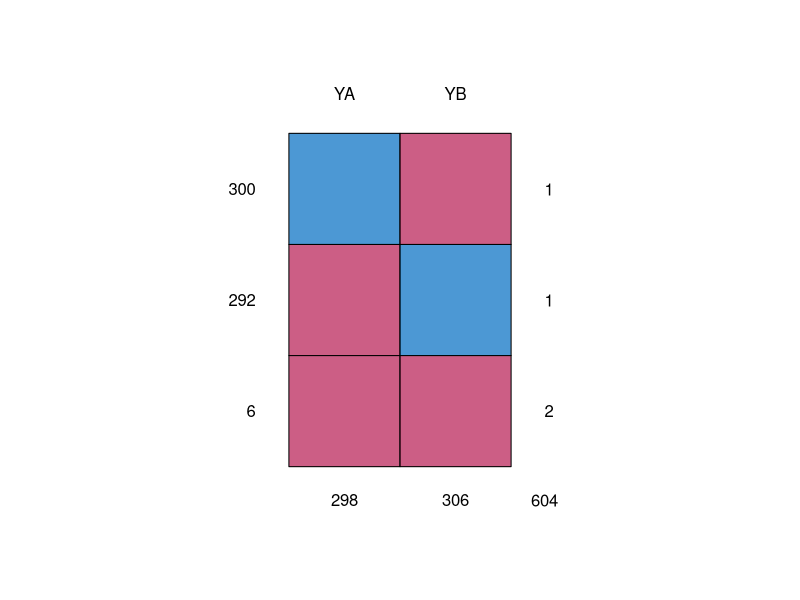
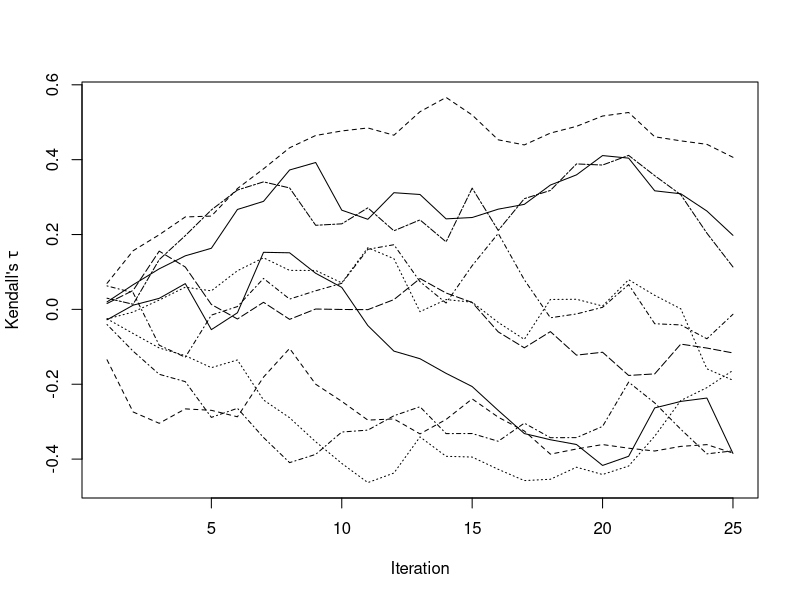
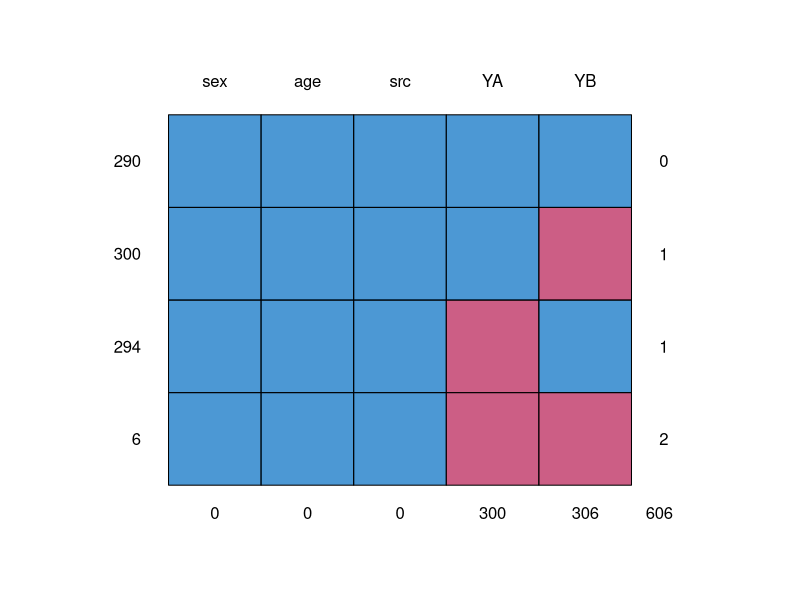
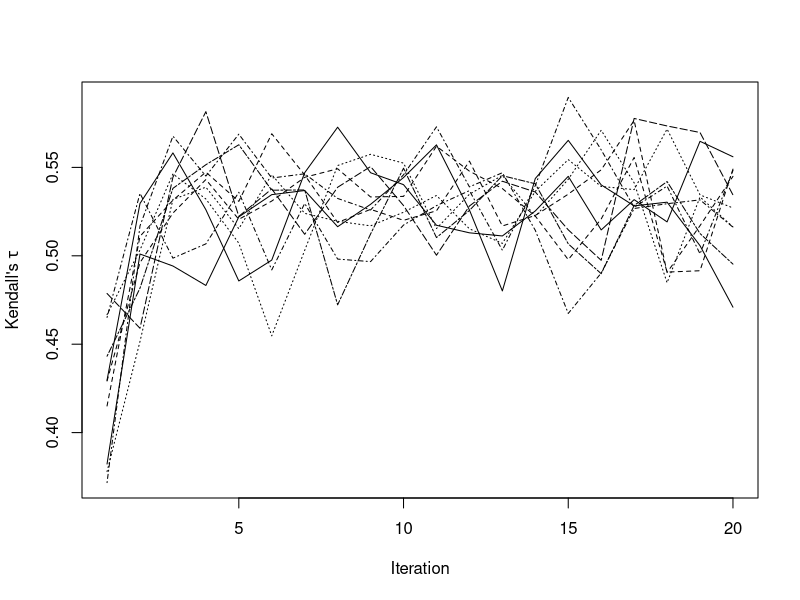

Here is the R script that generated these plots, in order:
## ---- chunk 1
library(mice)
## ---- chunk 2
fA <- c(242, 43, 15, 0, 6)         # frequencies of population A
fB <- c(145, 110, 29, 8)           # frequencies of population B
YA <- rep(ordered(c(0:3, NA)), fA) # outcome item A population A
YB <- rep(ordered(c(0:3)), fB)     # outcome item B population B
## ---- chunk 3
Y <- rbind(data.frame(YA, YB = ordered(NA)), 
           data.frame(YB, YA = ordered(NA)))
dim(Y)
head(Y)
tail(Y)
md.pattern(Y)
## ---- chunk 4
micemill <- function(n){
  for (i in 1:n){
    imp <<- mice.mids(imp)
    cors <- with(imp, cor(as.numeric(YA),
                          as.numeric(YB), method = 'kendall'))
    tau <<- rbind(tau, ra(cors, s =T))
  }
}
ra <- function(x, simplify = FALSE) {
  if (!is.mira(x)) return(NULL)
  ra <- x$analyses
  if (simplify) ra <- unlist(ra)
  return(ra)
}
## ---- chunk 5
tau <- NULL
imp <- mice(Y, max = 0, m = 10, print = FALSE,  seed = 32662)
micemill(25)

# define a function to plot tracelines of Kendall's tau
plotit <- function() matplot(x = 1:nrow(tau),
                             y = tau, ylab = expression(paste("Kendall's ", tau)),
                             xlab = "Iteration", type = "l", lwd = 1,
                             lty = 1:10, col = "black")

## ---- chunk 6
plotit()
## ---- chunk 7
freq.YA.YB <- as.data.frame(rbind(c(0, 0, 128), c(1, 0, 13), c(2, 0, 3), c(3, 0, 0), c("NA", 0, 1),
                                  c(0, 1, 45), c(1, 1, 45), c(2, 1, 20), c(3, 1, 0), c("NA", 1, 0),
                                  c(0, 2, 3), c(1, 2, 10), c(2, 2, 14), c(3, 2, 1), c("NA", 2, 1),
                                  c(0, 3, 2), c(1, 3, 0), c(2, 3, 5), c(3, 3, 1), c("NA", 3, 0)))
freq.YA.YB[,3] <- as.numeric(as.character(freq.YA.YB[,3]))
names(freq.YA.YB) <- c("YA", "YB", "interaction")
cont.YA.YB <- xtabs(interaction ~ YA + YB, data=freq.YA.YB)
cont.YA.YB <- cbind(cont.YA.YB, c(178, 68, 42, 2, 2))
cont.YA.YB <- rbind(cont.YA.YB, c(145, 110, 29, 8, 292))
cont.YA.YB
## ---- chunk 8
head(walking)
table(walking$src)
with(walking, table(YA, YB, src, useNA = "always"))
## ---- chunk 9
md.pattern(walking)
## ---- chunk 10
tau <- NULL
imp <- mice(walking, max = 0, m = 10, seed = 92786)
pred <- imp$pred
pred[, c("src", "age", "sex")] <- 0
imp <- mice(walking, max = 0, m = 10, seed = 92786, pred = pred)
micemill(20)
plotit()
